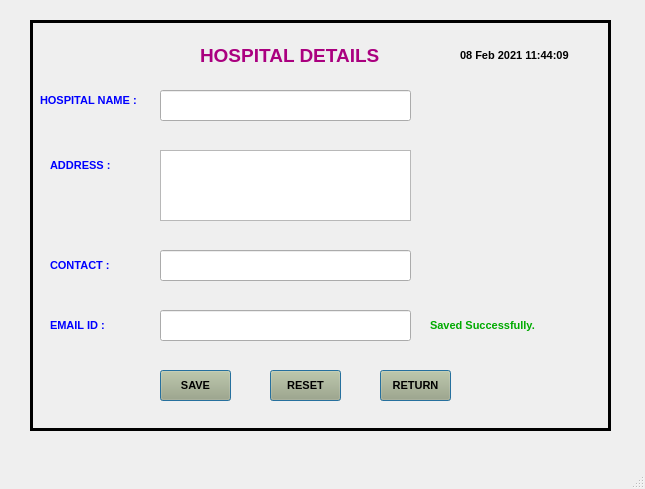
<?xml version="1.0" encoding="UTF-8"?>
<ui version="4.0">
 <class>MainWindow</class>
 <widget class="QMainWindow" name="MainWindow">
  <property name="geometry">
   <rect>
    <x>0</x>
    <y>0</y>
    <width>645</width>
    <height>489</height>
   </rect>
  </property>
  <property name="windowTitle">
   <string>MainWindow</string>
  </property>
  <widget class="QWidget" name="centralwidget">
   <widget class="QFrame" name="frame">
    <property name="geometry">
     <rect>
      <x>30</x>
      <y>20</y>
      <width>581</width>
      <height>411</height>
     </rect>
    </property>
    <property name="font">
     <font>
      <family>Arial</family>
     </font>
    </property>
    <property name="autoFillBackground">
     <bool>false</bool>
    </property>
    <property name="styleSheet">
     <string notr="true"/>
    </property>
    <property name="frameShape">
     <enum>QFrame::Box</enum>
    </property>
    <property name="frameShadow">
     <enum>QFrame::Plain</enum>
    </property>
    <property name="lineWidth">
     <number>3</number>
    </property>
    <widget class="QLabel" name="label">
     <property name="geometry">
      <rect>
       <x>430</x>
       <y>20</y>
       <width>121</width>
       <height>31</height>
      </rect>
     </property>
     <property name="font">
      <font>
       <family>Arial</family>
       <pointsize>8</pointsize>
       <weight>75</weight>
       <bold>true</bold>
      </font>
     </property>
     <property name="text">
      <string>08 Feb 2021 11:44:09</string>
     </property>
    </widget>
    <widget class="QPushButton" name="pushButton_8">
     <property name="geometry">
      <rect>
       <x>350</x>
       <y>350</y>
       <width>71</width>
       <height>31</height>
      </rect>
     </property>
     <property name="font">
      <font>
       <family>Arial</family>
       <pointsize>8</pointsize>
       <weight>75</weight>
       <bold>true</bold>
      </font>
     </property>
     <property name="styleSheet">
      <string notr="true">background-color: rgb(170, 170, 127);
</string>
     </property>
     <property name="text">
      <string>RETURN</string>
     </property>
     <property name="autoDefault">
      <bool>true</bool>
     </property>
     <property name="default">
      <bool>true</bool>
     </property>
     <property name="flat">
      <bool>false</bool>
     </property>
    </widget>
    <widget class="QLabel" name="label_2">
     <property name="geometry">
      <rect>
       <x>170</x>
       <y>20</y>
       <width>201</width>
       <height>31</height>
      </rect>
     </property>
     <property name="font">
      <font>
       <family>Arial</family>
       <pointsize>14</pointsize>
       <weight>75</weight>
       <bold>true</bold>
      </font>
     </property>
     <property name="styleSheet">
      <string notr="true">color: rgb(170, 0, 127);</string>
     </property>
     <property name="text">
      <string>HOSPITAL DETAILS</string>
     </property>
    </widget>
    <widget class="QLabel" name="label_3">
     <property name="geometry">
      <rect>
       <x>10</x>
       <y>60</y>
       <width>111</width>
       <height>41</height>
      </rect>
     </property>
     <property name="font">
      <font>
       <family>Arial</family>
       <pointsize>8</pointsize>
       <weight>75</weight>
       <bold>true</bold>
      </font>
     </property>
     <property name="styleSheet">
      <string notr="true">color: rgb(0, 0, 255);</string>
     </property>
     <property name="text">
      <string>HOSPITAL NAME :</string>
     </property>
    </widget>
    <widget class="QLineEdit" name="lineEdit">
     <property name="geometry">
      <rect>
       <x>130</x>
       <y>70</y>
       <width>251</width>
       <height>31</height>
      </rect>
     </property>
     <property name="font">
      <font>
       <pointsize>10</pointsize>
       <weight>75</weight>
       <bold>true</bold>
      </font>
     </property>
    </widget>
    <widget class="QLabel" name="label_4">
     <property name="geometry">
      <rect>
       <x>20</x>
       <y>130</y>
       <width>91</width>
       <height>31</height>
      </rect>
     </property>
     <property name="font">
      <font>
       <family>Arial</family>
       <pointsize>8</pointsize>
       <weight>75</weight>
       <bold>true</bold>
      </font>
     </property>
     <property name="styleSheet">
      <string notr="true">color: rgb(0, 0, 255);</string>
     </property>
     <property name="text">
      <string>ADDRESS :</string>
     </property>
    </widget>
    <widget class="QPlainTextEdit" name="plainTextEdit">
     <property name="geometry">
      <rect>
       <x>130</x>
       <y>130</y>
       <width>251</width>
       <height>71</height>
      </rect>
     </property>
     <property name="font">
      <font>
       <pointsize>10</pointsize>
       <weight>75</weight>
       <bold>true</bold>
      </font>
     </property>
    </widget>
    <widget class="QLabel" name="label_5">
     <property name="geometry">
      <rect>
       <x>20</x>
       <y>230</y>
       <width>71</width>
       <height>31</height>
      </rect>
     </property>
     <property name="font">
      <font>
       <family>Arial</family>
       <pointsize>8</pointsize>
       <weight>75</weight>
       <bold>true</bold>
      </font>
     </property>
     <property name="styleSheet">
      <string notr="true">color: rgb(0, 0, 255);</string>
     </property>
     <property name="text">
      <string>CONTACT :</string>
     </property>
    </widget>
    <widget class="QLineEdit" name="lineEdit_2">
     <property name="geometry">
      <rect>
       <x>130</x>
       <y>230</y>
       <width>251</width>
       <height>31</height>
      </rect>
     </property>
     <property name="font">
      <font>
       <pointsize>10</pointsize>
       <weight>75</weight>
       <bold>true</bold>
      </font>
     </property>
    </widget>
    <widget class="QLabel" name="label_6">
     <property name="geometry">
      <rect>
       <x>20</x>
       <y>290</y>
       <width>71</width>
       <height>31</height>
      </rect>
     </property>
     <property name="font">
      <font>
       <family>Arial</family>
       <pointsize>8</pointsize>
       <weight>75</weight>
       <bold>true</bold>
      </font>
     </property>
     <property name="styleSheet">
      <string notr="true">color: rgb(0, 0, 255);</string>
     </property>
     <property name="text">
      <string>EMAIL ID :</string>
     </property>
    </widget>
    <widget class="QLineEdit" name="lineEdit_3">
     <property name="geometry">
      <rect>
       <x>130</x>
       <y>290</y>
       <width>251</width>
       <height>31</height>
      </rect>
     </property>
     <property name="font">
      <font>
       <pointsize>10</pointsize>
       <weight>75</weight>
       <bold>true</bold>
      </font>
     </property>
    </widget>
    <widget class="QPushButton" name="pushButton_9">
     <property name="geometry">
      <rect>
       <x>130</x>
       <y>350</y>
       <width>71</width>
       <height>31</height>
      </rect>
     </property>
     <property name="font">
      <font>
       <family>Arial</family>
       <pointsize>8</pointsize>
       <weight>75</weight>
       <bold>true</bold>
      </font>
     </property>
     <property name="styleSheet">
      <string notr="true">background-color: rgb(170, 170, 127);
</string>
     </property>
     <property name="text">
      <string>SAVE</string>
     </property>
     <property name="autoDefault">
      <bool>true</bool>
     </property>
     <property name="default">
      <bool>true</bool>
     </property>
     <property name="flat">
      <bool>false</bool>
     </property>
    </widget>
    <widget class="QPushButton" name="pushButton_10">
     <property name="geometry">
      <rect>
       <x>240</x>
       <y>350</y>
       <width>71</width>
       <height>31</height>
      </rect>
     </property>
     <property name="font">
      <font>
       <family>Arial</family>
       <pointsize>8</pointsize>
       <weight>75</weight>
       <bold>true</bold>
      </font>
     </property>
     <property name="styleSheet">
      <string notr="true">background-color: rgb(170, 170, 127);
</string>
     </property>
     <property name="text">
      <string>RESET</string>
     </property>
     <property name="autoDefault">
      <bool>true</bool>
     </property>
     <property name="default">
      <bool>true</bool>
     </property>
     <property name="flat">
      <bool>false</bool>
     </property>
    </widget>
    <widget class="QLabel" name="label_7">
     <property name="geometry">
      <rect>
       <x>400</x>
       <y>290</y>
       <width>161</width>
       <height>31</height>
      </rect>
     </property>
     <property name="font">
      <font>
       <family>Arial</family>
       <pointsize>8</pointsize>
       <weight>75</weight>
       <bold>true</bold>
      </font>
     </property>
     <property name="styleSheet">
      <string notr="true">color: rgb(0, 170, 0);</string>
     </property>
     <property name="text">
      <string>Saved Successfully.</string>
     </property>
    </widget>
   </widget>
  </widget>
  <widget class="QMenuBar" name="menubar">
   <property name="geometry">
    <rect>
     <x>0</x>
     <y>0</y>
     <width>645</width>
     <height>21</height>
    </rect>
   </property>
  </widget>
  <widget class="QStatusBar" name="statusbar"/>
 </widget>
 <resources/>
 <connections/>
</ui>
